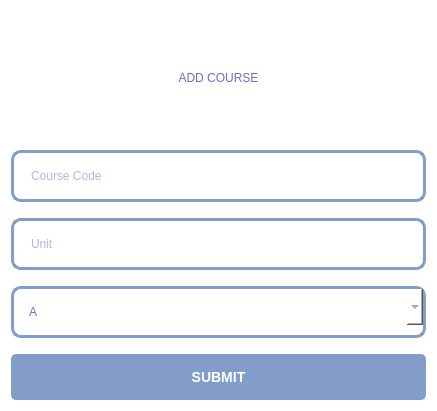
<?xml version="1.0" encoding="UTF-8"?>
<ui version="4.0">
 <class>Dialog</class>
 <widget class="QDialog" name="Dialog">
  <property name="geometry">
   <rect>
    <x>0</x>
    <y>0</y>
    <width>437</width>
    <height>411</height>
   </rect>
  </property>
  <property name="windowTitle">
   <string>AddCourseForm</string>
  </property>
  <property name="windowIcon">
   <iconset resource="actionImages.qrc">
    <normaloff>:/toolImage/gpa_calculator.png</normaloff>:/toolImage/gpa_calculator.png</iconset>
  </property>
  <property name="styleSheet">
   <string notr="true">QWidget{
background-color: rgb(255, 255, 255);
}
QPushButton{
background-color: rgb(129, 157, 200);
padding:15px;
border-radius:5px;
font-size:14px;
font-weight:bold;
font-family:&quot;Arial Rounded MTBold&quot;;
color:white;
}
QLineEdit{
border:3px solid rgb(129, 157, 200);
padding:15px;
border-radius:10px;
margin-bottom:10px;
	font: 14pt &quot;Arial&quot;;
	color: rgb(111, 105, 200);
}
QLabel{
font: 20pt &quot;Arial Rounded MT Bold&quot;;
	color: rgb(111, 105, 200);
}
#submitbutton:hover{
background-color:rgb(111,105,200)
}
QComboBox{
border:3px solid rgb(129, 157, 200);
padding:15px;
border-radius:10px;
margin-bottom:10px;
	font: 14pt &quot;Arial&quot;;
	color: rgb(111, 105, 200);
}
</string>
  </property>
  <layout class="QVBoxLayout" name="verticalLayout_2">
   <item>
    <layout class="QVBoxLayout" name="verticalLayout">
     <item>
      <widget class="QLabel" name="addcourse">
       <property name="text">
        <string>ADD COURSE</string>
       </property>
       <property name="alignment">
        <set>Qt::AlignCenter</set>
       </property>
      </widget>
     </item>
     <item>
      <widget class="QLineEdit" name="courseline">
       <property name="toolTip">
        <string/>
       </property>
       <property name="placeholderText">
        <string>Course Code</string>
       </property>
      </widget>
     </item>
     <item>
      <widget class="QLineEdit" name="unitline">
       <property name="contextMenuPolicy">
        <enum>Qt::DefaultContextMenu</enum>
       </property>
       <property name="placeholderText">
        <string>Unit</string>
       </property>
      </widget>
     </item>
     <item>
      <widget class="QComboBox" name="gradecombo">
       <property name="toolTip">
        <string/>
       </property>
       <property name="toolTipDuration">
        <number>-1</number>
       </property>
       <property name="layoutDirection">
        <enum>Qt::LeftToRight</enum>
       </property>
       <property name="sizeAdjustPolicy">
        <enum>QComboBox::AdjustToContents</enum>
       </property>
       <item>
        <property name="text">
         <string>A</string>
        </property>
       </item>
       <item>
        <property name="text">
         <string>B</string>
        </property>
       </item>
       <item>
        <property name="text">
         <string>C</string>
        </property>
       </item>
       <item>
        <property name="text">
         <string>D</string>
        </property>
       </item>
       <item>
        <property name="text">
         <string>F</string>
        </property>
       </item>
      </widget>
     </item>
     <item>
      <widget class="QPushButton" name="submitbutton">
       <property name="text">
        <string>SUBMIT</string>
       </property>
      </widget>
     </item>
    </layout>
   </item>
  </layout>
 </widget>
 <resources>
  <include location="actionImages.qrc"/>
 </resources>
 <connections/>
</ui>
